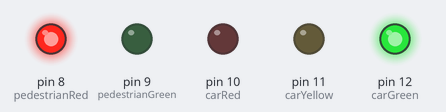
Simulated run of this sketch. Board: Arduino Uno, built with avr-gcc and run on an emulated ATmega328P. Shown: output pins drawn as LEDs (lit = HIGH).

Above: at 2.5 s.
At 6.0 s:
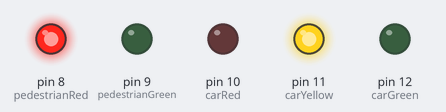
At 9.5 s:
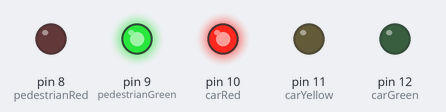
Timing chart, 0 to 15.6 s (numbered marks = the images above):
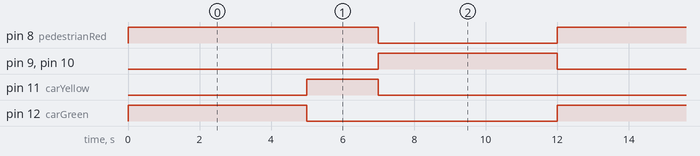

Measured:
- by itself, pin 8 (pedestrianRed): alternates HIGH for 7.0 s and LOW for 5.0 s
- by itself, pin 9 (pedestrianGreen), pin 10 (carRed), pin 12 (carGreen): alternates HIGH for 5.0 s and LOW for 7.0 s
- by itself, pin 11 (carYellow): alternates HIGH for 2.0 s and LOW for 10.0 s

The sketch:

semaforo.ino
```cpp
// Definindo os pinos dos semáforos para carros
const int carRed = 10;
const int carYellow = 11;
const int carGreen = 12;

// Definindo os pinos dos semáforos para pedestres
const int pedestrianGreen = 9;
const int pedestrianRed = 8;

void setup() {
  // Configurando os pinos como saída
  pinMode(carRed, OUTPUT);
  pinMode(carYellow, OUTPUT);
  pinMode(carGreen, OUTPUT);
  pinMode(pedestrianRed, OUTPUT);
  pinMode(pedestrianGreen, OUTPUT);
}

void loop() {
  // Semáforo para carros
  digitalWrite(carGreen, HIGH);
  digitalWrite(carYellow, LOW);
  digitalWrite(carRed, LOW);

  // Semáforo para pedestres
   digitalWrite(pedestrianRed, HIGH);
  digitalWrite(pedestrianGreen, LOW);

  // Aguardando 5 segundos
  delay(5000);

  // Semáforo para carros
  digitalWrite(carGreen, LOW);
  digitalWrite(carYellow, HIGH);
  delay(2000);
  digitalWrite(carYellow, LOW);
  digitalWrite(carRed, HIGH);

  // Semáforo para pedestres
  digitalWrite(pedestrianGreen, HIGH);
  digitalWrite(pedestrianRed, LOW);

  // Aguardando 5 segundos
  delay(5000);

  // Reiniciando o ciclo
}
```
